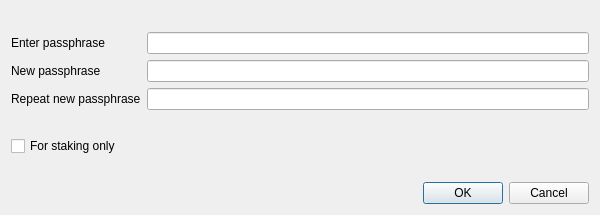
<?xml version="1.0" encoding="UTF-8"?>
<ui version="4.0">
 <class>AskPassphraseDialog</class>
 <widget class="QDialog" name="AskPassphraseDialog">
  <property name="geometry">
   <rect>
    <x>0</x>
    <y>0</y>
    <width>600</width>
    <height>215</height>
   </rect>
  </property>
  <property name="sizePolicy">
   <sizepolicy hsizetype="Preferred" vsizetype="Minimum">
    <horstretch>0</horstretch>
    <verstretch>0</verstretch>
   </sizepolicy>
  </property>
  <property name="minimumSize">
   <size>
    <width>550</width>
    <height>0</height>
   </size>
  </property>
  <property name="windowTitle">
   <string>Passphrase Dialog</string>
  </property>
  <layout class="QVBoxLayout" name="verticalLayout">
   <item>
    <widget class="QLabel" name="warningLabel">
     <property name="textFormat">
      <enum>Qt::RichText</enum>
     </property>
     <property name="wordWrap">
      <bool>true</bool>
     </property>
    </widget>
   </item>
   <item>
    <layout class="QFormLayout" name="formLayout">
     <property name="fieldGrowthPolicy">
      <enum>QFormLayout::AllNonFixedFieldsGrow</enum>
     </property>
     <item row="0" column="0">
      <widget class="QLabel" name="oldPassphraseLabel">
       <property name="text">
        <string>Enter passphrase</string>
       </property>
      </widget>
     </item>
     <item row="0" column="1">
      <widget class="QLineEdit" name="oldPassphraseEdit">
       <property name="echoMode">
        <enum>QLineEdit::Password</enum>
       </property>
      </widget>
     </item>
     <item row="1" column="0">
      <widget class="QLabel" name="newPassphraseLabel">
       <property name="text">
        <string>New passphrase</string>
       </property>
      </widget>
     </item>
     <item row="1" column="1">
      <widget class="QLineEdit" name="newPassphraseEdit">
       <property name="echoMode">
        <enum>QLineEdit::Password</enum>
       </property>
      </widget>
     </item>
     <item row="2" column="0">
      <widget class="QLabel" name="repeatNewPassphraseLabel">
       <property name="text">
        <string>Repeat new passphrase</string>
       </property>
      </widget>
     </item>
     <item row="2" column="1">
      <widget class="QLineEdit" name="repeatNewPassphraseEdit">
       <property name="echoMode">
        <enum>QLineEdit::Password</enum>
       </property>
      </widget>
     </item>
     <item row="3" column="1">
      <widget class="QLabel" name="capsLabel">
       <property name="text">
        <string/>
       </property>
       <property name="alignment">
        <set>Qt::AlignCenter</set>
       </property>
      </widget>
     </item>
     <item row="4" column="0">
      <widget class="QCheckBox" name="stakingCheckBox">
       <property name="enabled">
        <bool>true</bool>
       </property>
       <property name="visible">
        <bool>false</bool>
       </property>
       <property name="toolTip">
        <string>Serves to disable the trivial sendmoney when OS account compromised. Provides no real security.</string>
       </property>
       <property name="text">
        <string>For staking only</string>
       </property>
      </widget>
     </item>
    </layout>
   </item>
   <item>
    <widget class="QLabel" name="statusLabel">
     <property name="text">
      <string/>
     </property>
     <property name="alignment">
      <set>Qt::AlignCenter</set>
     </property>
     <property name="wordWrap">
      <bool>true</bool>
     </property>
    </widget>
   </item>
   <item>
    <widget class="QDialogButtonBox" name="buttonBox">
     <property name="orientation">
      <enum>Qt::Horizontal</enum>
     </property>
     <property name="standardButtons">
      <set>QDialogButtonBox::Cancel|QDialogButtonBox::Ok</set>
     </property>
    </widget>
   </item>
  </layout>
 </widget>
 <resources/>
 <connections>
  <connection>
   <sender>buttonBox</sender>
   <signal>accepted()</signal>
   <receiver>AskPassphraseDialog</receiver>
   <slot>accept()</slot>
   <hints>
    <hint type="sourcelabel">
     <x>248</x>
     <y>254</y>
    </hint>
    <hint type="destinationlabel">
     <x>157</x>
     <y>274</y>
    </hint>
   </hints>
  </connection>
  <connection>
   <sender>buttonBox</sender>
   <signal>rejected()</signal>
   <receiver>AskPassphraseDialog</receiver>
   <slot>reject()</slot>
   <hints>
    <hint type="sourcelabel">
     <x>316</x>
     <y>260</y>
    </hint>
    <hint type="destinationlabel">
     <x>286</x>
     <y>274</y>
    </hint>
   </hints>
  </connection>
 </connections>
</ui>
